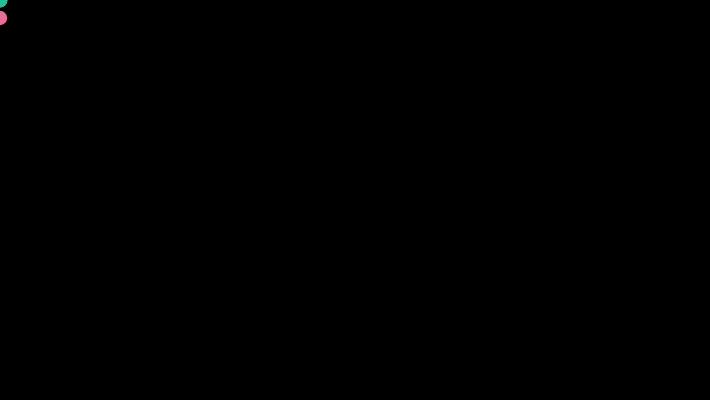
Frame 1 (no input)
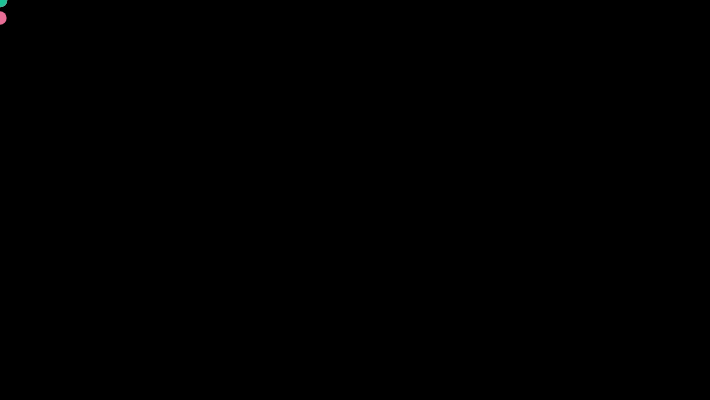
Frame 60 (no input)
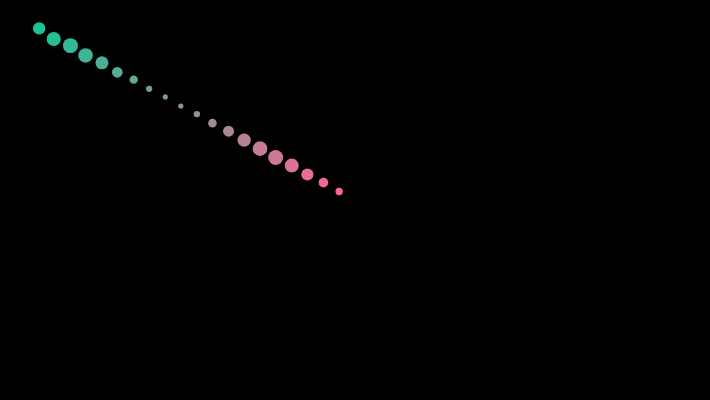
Frame 120 (the mouse pressed at the canvas centre since frame 60)

The p5.js sketch that drew these frames (run headless with seeded random() and noise() and a simulated clock; from frame 60 on, the mouse is pressed at the canvas centre):

// p5.js sketch
// ── sketch.js
let x = [], y = [], segNum = 20, segLength = 18, baseSize = 10;

// Thus, this just initialises arrays with their initial values.
for (let i = 0; i < segNum; i++) {
  
  x[i] = 0; y[i] = 0;
  
  
}

function setup() {
  
  createCanvas(710, 400); // canvas size
  
  noStroke(); // it is for shapes without an outline.
  
}




function draw() {
  background(0); //
  dragSegment(0, mouseX, mouseY); // mouse follows the first segment.
  
  
  for (let i = 0; i < x.length - 1; i++) { // That is a looping part from a tutorial.
    dragSegment(i + 1, x[i], y[i]); // keeping up with this to ensure that every section comes after the previous one.
  }
}

function dragSegment(i, xin, yin) {
  const dx = xin - x[i], dy = yin - y[i]; // calculate deltas
  const angle = atan2(dy, dx); // calculate angle
  x[i] = xin - cos(angle) * segLength; 
  y[i] = yin - sin(angle) * segLength; 
  
  segment(x[i], y[i], i); // this section of the draw
}

function segment(x, y, index) {
  const size = baseSize + sin(frameCount * 0.1 + index * 0.5) * 5; // Size oscillation
  
  fill(255 - index * 12, 100 + index * 5, 150); 
  ellipse(x, y, size, size); 
}
